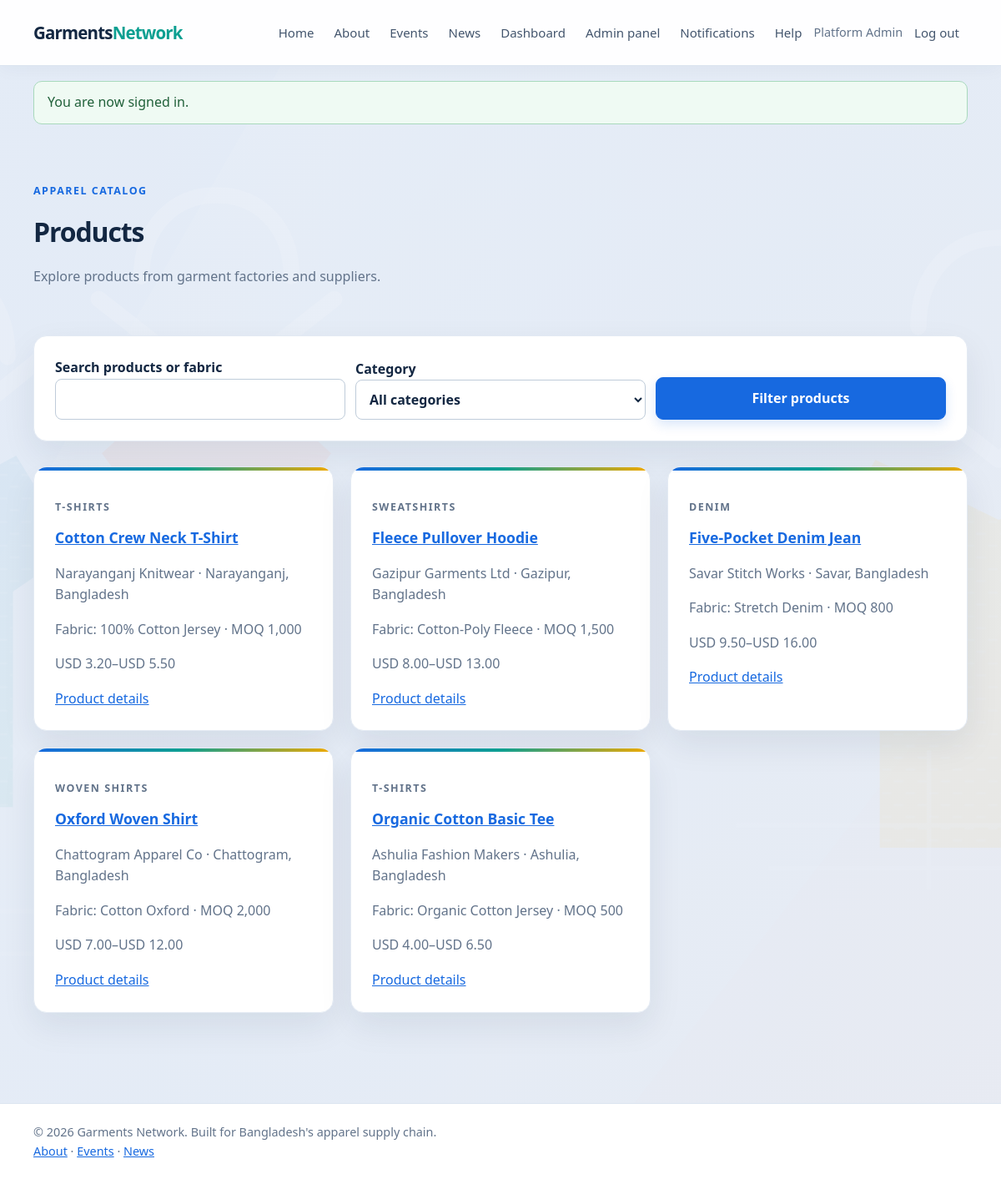
The page /products/index.php (signed in) on the database its author committed.
### tables this page shows
CREATE TABLE users (
    id BIGINT UNSIGNED AUTO_INCREMENT PRIMARY KEY,
    role_id TINYINT UNSIGNED NOT NULL,
    name VARCHAR(120) NOT NULL,
    email VARCHAR(190) NOT NULL UNIQUE,
    password_hash VARCHAR(255) NOT NULL,
    status ENUM('active', 'suspended') NOT NULL DEFAULT 'active',
    created_at TIMESTAMP NOT NULL DEFAULT CURRENT_TIMESTAMP,
    updated_at TIMESTAMP NOT NULL DEFAULT CURRENT_TIMESTAMP ON UPDATE CURRENT_TIMESTAMP,
    CONSTRAINT fk_users_role FOREIGN KEY (role_id) REFERENCES roles(id),
    INDEX idx_users_role_status (role_id, status)
);

CREATE TABLE products (
    id BIGINT UNSIGNED AUTO_INCREMENT PRIMARY KEY,
    company_id BIGINT UNSIGNED NOT NULL,
    category_id BIGINT UNSIGNED NOT NULL,
    name VARCHAR(190) NOT NULL,
    fabric VARCHAR(120) NULL,
    description TEXT NULL,
    moq INT UNSIGNED NOT NULL DEFAULT 1,
    price_min DECIMAL(12,2) NULL,
    price_max DECIMAL(12,2) NULL,
    currency CHAR(3) NOT NULL DEFAULT 'USD',
    image_path VARCHAR(255) NULL,
    status ENUM('active', 'inactive') NOT NULL DEFAULT 'active',
    created_at TIMESTAMP NOT NULL DEFAULT CURRENT_TIMESTAMP,
    CONSTRAINT fk_products_company FOREIGN KEY (company_id) REFERENCES companies(id) ON DELETE CASCADE,
    CONSTRAINT fk_products_category FOREIGN KEY (category_id) REFERENCES categories(id),
    INDEX idx_products_category_status (category_id, status),
    INDEX idx_products_company_status (company_id, status),
    INDEX idx_products_moq (moq)
);

CREATE TABLE categories (
    id BIGINT UNSIGNED AUTO_INCREMENT PRIMARY KEY,
    parent_id BIGINT UNSIGNED NULL,
    name VARCHAR(120) NOT NULL,
    slug VARCHAR(140) NOT NULL UNIQUE,
    CONSTRAINT fk_categories_parent FOREIGN KEY (parent_id) REFERENCES categories(id) ON DELETE SET NULL
);

CREATE TABLE companies (
    id BIGINT UNSIGNED AUTO_INCREMENT PRIMARY KEY,
    owner_user_id BIGINT UNSIGNED NOT NULL UNIQUE,
    name VARCHAR(190) NOT NULL,
    description TEXT NULL,
    location VARCHAR(190) NOT NULL,
    website VARCHAR(255) NULL,
    phone VARCHAR(40) NULL,
    logo_path VARCHAR(255) NULL,
    cover_image_path VARCHAR(255) NULL,
    capacity_per_month INT UNSIGNED NULL,
    moq INT UNSIGNED NULL,
    lead_time_days SMALLINT UNSIGNED NULL,
    verification_status ENUM('unverified', 'pending', 'verified', 'rejected') NOT NULL DEFAULT 'unverified',
    verification_remarks TEXT NULL,
    created_at TIMESTAMP NOT NULL DEFAULT CURRENT_TIMESTAMP,
    updated_at TIMESTAMP NOT NULL DEFAULT CURRENT_TIMESTAMP ON UPDATE CURRENT_TIMESTAMP,
    CONSTRAINT fk_companies_owner FOREIGN KEY (owner_user_id) REFERENCES users(id) ON DELETE CASCADE,
    INDEX idx_companies_location (location),
    INDEX idx_companies_verification (verification_status)
);

### includes/functions.php (called while the page is built, shortened)
<?php
function e(?string $value): string
{
    return htmlspecialchars($value ?? '', ENT_QUOTES | ENT_SUBSTITUTE, 'UTF-8');
}
function app_url(string $path = ''): string
{
    $projectRoot = realpath(__DIR__ . DIRECTORY_SEPARATOR . '..');
    $base = '';
    $scriptFile = isset($_SERVER['SCRIPT_FILENAME']) ? realpath($_SERVER['SCRIPT_FILENAME']) : false;
    $scriptName = str_replace('\\', '/', (string) ($_SERVER['SCRIPT_NAME'] ?? ''));
    if ($projectRoot !== false && $scriptFile !== false) {
        $normalizedRoot = rtrim(str_replace('\\', '/', $projectRoot), '/');
        $normalizedScript = str_replace('\\', '/', $scriptFile);
        $rootPrefix = $normalizedRoot . '/';
        if (stripos($normalizedScript, $rootPrefix) === 0) {
            $relativeScript = substr($normalizedScript, strlen($rootPrefix));
            if ($relativeScript !== '' && strlen($scriptName) >= strlen($relativeScript)) {
                $scriptSuffix = substr($scriptName, -strlen($relativeScript));
                if (strcasecmp($scriptSuffix, $relativeScript) === 0) {
                    $base = rtrim(substr($scriptName, 0, -strlen($relativeScript)), '/');
                }
            }
        }
        if ($base === '') {
            $documentRoot = isset($_SERVER['DOCUMENT_ROOT']) ? realpath($_SERVER['DOCUMENT_ROOT']) : false;
            $normalizedDocumentRoot = $documentRoot === false
                ? ''
                : rtrim(str_replace('\\', '/', $documentRoot), '/');
            $normalizedProject = str_replace('\\', '/', $projectRoot);
        }
    }
    $path = ltrim($path, '/');
    return $base . ($path === '' ? '' : '/' . $path);
}
function take_flash(): ?array
{
    $flash = $_SESSION['flash'];
    return $flash;
}

### includes/auth.php (called while the page is built, shortened)
<?php
require_once __DIR__ . '/db.php';
require_once __DIR__ . '/functions.php';
function current_user(): ?array
{
    static $checked = false;
    static $cachedUser = null;
    if ($checked) {
        return $cachedUser;
    }
    $checked = true;
    $statement = db()->prepare(
        'SELECT users.id, users.name, users.email, users.status, roles.slug AS role
         FROM users INNER JOIN roles ON roles.id = users.role_id
         WHERE users.id = :user_id LIMIT 1'
    );
    $statement->execute(['user_id' => $_SESSION['user']['id']]);
    $user = $statement->fetch();
    unset($user['status']);
    $cachedUser = $user;
    return $cachedUser;
}
function require_login(): void
{
    if (current_user() === null) {
        set_flash('error', 'Please sign in to continue.');
        redirect_to(app_url('auth/login.php'));
    }
}
function require_role(string ...$roles): void
{
    require_login();
}

### includes/db.php (called while the page is built, shortened)
<?php
function db(): PDO
{
    static $connection = null;
    if ($connection instanceof PDO) {
        return $connection;
    }
    $host = getenv('DB_HOST') ?: '127.0.0.1';
    $database = getenv('DB_NAME') ?: 'garments_network';
    $username = getenv('DB_USER') ?: 'root';
    $password = getenv('DB_PASSWORD') ?: '';
    $charset = 'utf8mb4';
    $dsn = "mysql:host={$host};dbname={$database};charset={$charset}";
    $connection = new PDO($dsn, $username, $password, [
        PDO::ATTR_ERRMODE => PDO::ERRMODE_EXCEPTION,
        PDO::ATTR_DEFAULT_FETCH_MODE => PDO::FETCH_ASSOC,
        PDO::ATTR_EMULATE_PREPARES => false,
    ]);
    return $connection;
}

### includes/domain.php (called while the page is built, shortened)
<?php
require_once __DIR__ . '/auth.php';
function money_format_value($amount, string $currency): string
{
    return e($currency) . ' ' . number_format((float) $amount, 2);
}

### products/index.php (the view, shortened to what this page needs)
<?php
require_once __DIR__ . '/../includes/domain.php';
require_role('buying_house', 'factory', 'supplier', 'admin');
$query = trim((string) ($_GET['q'] ?? ''));
$where = ["products.status = 'active'"];
$parameters = [];
$productsStatement = db()->prepare(
    'SELECT products.id, products.name, products.fabric, products.image_path, products.moq, products.price_min, products.price_max,
            products.currency, categories.name AS category_name, companies.name AS company_name, companies.location
     FROM products
     INNER JOIN categories ON categories.id = products.category_id
     INNER JOIN companies ON companies.id = products.company_id
     WHERE ' . implode(' AND ', $where) . '
     ORDER BY products.created_at DESC LIMIT 100'
);
$productsStatement->execute($parameters);
$products = $productsStatement->fetchAll();
require __DIR__ . '/../includes/header.php';
?>
<main class="container">
    <section class="page-heading"><p class="eyebrow">Apparel catalog</p><h1>Products</h1><p>Explore products from garment factories and suppliers.</p></section>
    <section class="card admin-section">
        <form class="filter-form" method="get" action="<?= e(app_url('products/index.php')) ?>">
            <label>Search products or fabric<input name="q" value="<?= e($query) ?>" maxlength="120"></label>
            <label>Category<select name="category"><option value="">All categories</option></select></label>
            <button class="button" type="submit">Filter products</button>
        </form>
    </section>
    <section class="feature-grid">
        <?php foreach ($products as $product): ?>
            <article class="card"><p class="eyebrow"><?= e($product['category_name']) ?></p>
                <h2><a href="<?= e(app_url('products/view.php?id=' . (int) $product['id'])) ?>"><?= e($product['name']) ?></a></h2>
                <p><?= e($product['company_name']) ?> · <?= e($product['location']) ?></p>
                <p>Fabric: <?= e($product['fabric'] ?? 'Not specified') ?> · MOQ <?= number_format((int) $product['moq']) ?></p>
                <p><?= e(money_format_value($product['price_min'], $product['currency'])) ?>–<?= e(money_format_value($product['price_max'], $product['currency'])) ?></p>
                <a href="<?= e(app_url('products/view.php?id=' . (int) $product['id'])) ?>">Product details</a>
            </article>
        <?php endforeach; ?>
    </section>
</main>
<?php require __DIR__ . '/../includes/footer.php'; ?>

### includes/header.php (shortened to what this page needs)
<?php
require_once __DIR__ . '/auth.php';
$signedInUser = current_user();
$flashMessage = take_flash();
?>
<!doctype html>
<html lang="en">
<head>
    <link rel="stylesheet" href="<?= e(app_url('assets/css/style.css')) ?>">
</head>
<body>
<header class="site-header">
    <div class="container nav-wrap">
        <a class="brand" href="<?= e(app_url('index.php')) ?>">Garments<span>Network</span></a>
        <nav aria-label="Main navigation">
            <a href="<?= e(app_url('index.php')) ?>">Home</a>
            <a href="<?= e(app_url('about.php')) ?>">About</a>
            <a href="<?= e(app_url('events/index.php')) ?>">Events</a>
            <a href="<?= e(app_url('news/index.php')) ?>">News</a>
            <?php if ($signedInUser !== null): ?>
                <a href="<?= e(app_url('dashboard.php')) ?>">Dashboard</a>
                <?php if ($signedInUser['role'] === 'admin'): ?>
                    <a href="<?= e(app_url('admin/index.php')) ?>">Admin panel</a>
                <?php endif; ?>
                <?php
                $unreadStatement = db()->prepare('SELECT COUNT(*) FROM notifications WHERE user_id = :user_id AND read_at IS NULL');
                $unreadStatement->execute(['user_id' => $signedInUser['id']]);
                $unreadCount = (int) $unreadStatement->fetchColumn();
                ?>
                <a href="<?= e(app_url('notifications/index.php')) ?>">Notifications<?= $unreadCount > 0 ? ' (' . $unreadCount . ')' : '' ?></a>
                <a href="<?= e(app_url('complaints/index.php')) ?>">Help</a>
                <span class="nav-user"><?= e($signedInUser['name']) ?></span>
                <form class="nav-form" method="post" action="<?= e(app_url('auth/logout.php')) ?>">
                    <button class="link-button" type="submit">Log out</button>
                </form>
            <?php else: ?>
                <a href="<?= e(app_url('auth/login.php')) ?>">Log in</a>
                <a class="nav-cta" href="<?= e(app_url('auth/register.php')) ?>">Register</a>
            <?php endif; ?>
        </nav>
    </div>
</header>
<?php if ($flashMessage !== null): ?>
    <div class="container">
        <div class="alert alert-<?= e($flashMessage['type']) ?>" role="status"><?= e($flashMessage['message']) ?></div>
    </div>
<?php endif; ?>

### assets/css/style.css (style rules this page uses)
:root { color-scheme: light; --blue: #1769e0; --blue-dark: #104fae; --ink: #132742; --muted: #62738a; --border: #dce5f0; --surface: #ffffff; --background: #e8eef7; --teal: #0c9f91; --amber: #f2a900; --coral: #ef6b55; --shadow: 0 16px 40px rgba(19, 39, 66, .08); }
* { box-sizing: border-box; }
body { margin: 0; background: var(--background); color: var(--ink); font: 16px/1.6 "Segoe UI", Arial, sans-serif; }
a { color: var(--blue); }
.container { width: min(1120px, calc(100% - 40px)); margin: 0 auto; }
.site-header { background: var(--surface); border-bottom: 1px solid var(--border); }
.nav-wrap { min-height: 72px; display: flex; align-items: center; justify-content: space-between; gap: 20px; }
.brand { color: var(--ink); font-size: 1.15rem; font-weight: 800; text-decoration: none; }
.brand span { color: var(--blue); }
nav { display: flex; align-items: center; gap: 22px; }
nav a, .link-button { color: #344a63; text-decoration: none; font: inherit; }
.nav-user { color: var(--muted); font-size: .9rem; }
.nav-form { display: inline; margin: 0; }
.link-button { padding: 0; border: 0; background: none; cursor: pointer; }
.eyebrow { color: var(--blue); font-size: .78rem; font-weight: 800; letter-spacing: .12em; text-transform: uppercase; }
.button { display: inline-block; padding: 12px 20px; border: 1px solid var(--blue); border-radius: 6px; background: var(--blue); color: #fff; font: inherit; font-weight: 700; text-align: center; text-decoration: none; cursor: pointer; }
.feature-grid { display: grid; grid-template-columns: repeat(3, 1fr); gap: 18px; padding-bottom: 64px; }
.card, .form-card { padding: 25px; border: 1px solid var(--border); border-radius: 10px; background: var(--surface); box-shadow: 0 8px 24px rgba(18, 53, 89, .04); }
.card h2 { margin-top: 0; font-size: 1.1rem; }
.card p, .page-heading p:not(.eyebrow) { color: var(--muted); }
.form-card h1, .page-heading h1 { margin: 4px 0 20px; font-size: 2rem; }
form label { display: block; margin: 16px 0 6px; font-weight: 650; }
input, select { width: 100%; padding: 11px 12px; border: 1px solid #bfccda; border-radius: 5px; background: #fff; color: var(--ink); font: inherit; }
.filter-form { display: grid; grid-template-columns: repeat(auto-fit, minmax(190px, 1fr)); align-items: end; gap: 12px; }
.filter-form label { margin: 0; }
.alert { margin: 18px auto; padding: 12px 16px; border-radius: 6px; }
.alert-success { border: 1px solid #a8d9bc; background: #effaf3; color: #21613a; }
.page-heading { padding: 46px 0 22px; }
.page-heading h1 { margin-bottom: 4px; }
.admin-section { margin: 20px 0 30px; }
html { scroll-behavior: smooth; }
body { background: linear-gradient(rgba(232, 238, 247, .88), rgba(232, 238, 247, .88)), url("../images/fashion-background.svg") center top / cover fixed, var(--background); }
.site-header { position: relative; z-index: 2; background: rgba(255, 255, 255, .94); box-shadow: 0 4px 20px rgba(19, 39, 66, .04); }
.nav-wrap { min-height: 78px; }
.brand { font-size: 1.28rem; letter-spacing: -.04em; }
.brand span { color: var(--teal); }
nav { gap: 8px; }
nav a, .link-button { padding: 8px 10px; border-radius: 8px; color: #43556d; font-size: .94rem; transition: color .18s ease, background .18s ease; }
.nav-form .link-button { padding: 8px 10px; }
.feature-grid { gap: 20px; }
.card, .form-card { border-color: #e3eaf3; border-radius: 16px; box-shadow: var(--shadow); }
.feature-grid .card { position: relative; overflow: hidden; transition: transform .2s ease, box-shadow .2s ease; }
.feature-grid .card::before { position: absolute; inset: 0 0 auto; height: 4px; background: linear-gradient(90deg, var(--blue), var(--teal), var(--amber)); content: ""; }
.button { border-radius: 9px; box-shadow: 0 6px 14px rgba(23, 105, 224, .16); transition: transform .16s ease, box-shadow .16s ease, background .16s ease; }
.page-heading { padding-top: 40px; }
.page-heading h1, .form-card h1 { letter-spacing: -.035em; }
input, select, textarea { border-radius: 8px; }
.alert { border-radius: 10px; }
.nav-wrap { flex-wrap: wrap; }
.nav-wrap > nav { min-width: 0; flex: 1 1 650px; flex-wrap: wrap; justify-content: flex-end; gap: 4px; }
.nav-wrap nav a { white-space: nowrap; }
.nav-wrap .nav-user { max-width: 140px; overflow: hidden; text-overflow: ellipsis; white-space: nowrap; }
.nav-wrap .nav-form { flex: 0 0 auto; }
.nav-wrap .nav-form .link-button { white-space: nowrap; }

### rows shown on the page
users: name "Platform Admin"
products: category.name "T-SHIRTS", name "Cotton Crew Neck T-Shirt", company.name "Narayanganj Knitwear", company.location "Narayanganj, Bangladesh", fabric "100% Cotton Jersey", moq "1,000", price_min+currency "USD 3.20", price_max+currency "USD 5.50"
products: category.name "SWEATSHIRTS", name "Fleece Pullover Hoodie", company.name "Gazipur Garments Ltd", company.location "Gazipur, Bangladesh", fabric "Cotton-Poly Fleece", moq "1,500", price_min+currency "USD 8.00", price_max+currency "USD 13.00"
products: category.name "DENIM", name "Five-Pocket Denim Jean", company.name "Savar Stitch Works", company.location "Savar, Bangladesh", fabric "Stretch Denim", moq "800", price_min+currency "USD 9.50", price_max+currency "USD 16.00"
products: category.name "WOVEN SHIRTS", name "Oxford Woven Shirt", company.name "Chattogram Apparel Co", company.location "Chattogram, Bangladesh", fabric "Cotton Oxford", moq "2,000", price_min+currency "USD 7.00", price_max+currency "USD 12.00"
products: category.name "T-SHIRTS", name "Organic Cotton Basic Tee", company.name "Ashulia Fashion Makers", company.location "Ashulia, Bangladesh", fabric "Organic Cotton Jersey", moq "500", price_min+currency "USD 4.00", price_max+currency "USD 6.50"

### other values the page prints
$flashMessage['message'] "You are now signed in."
